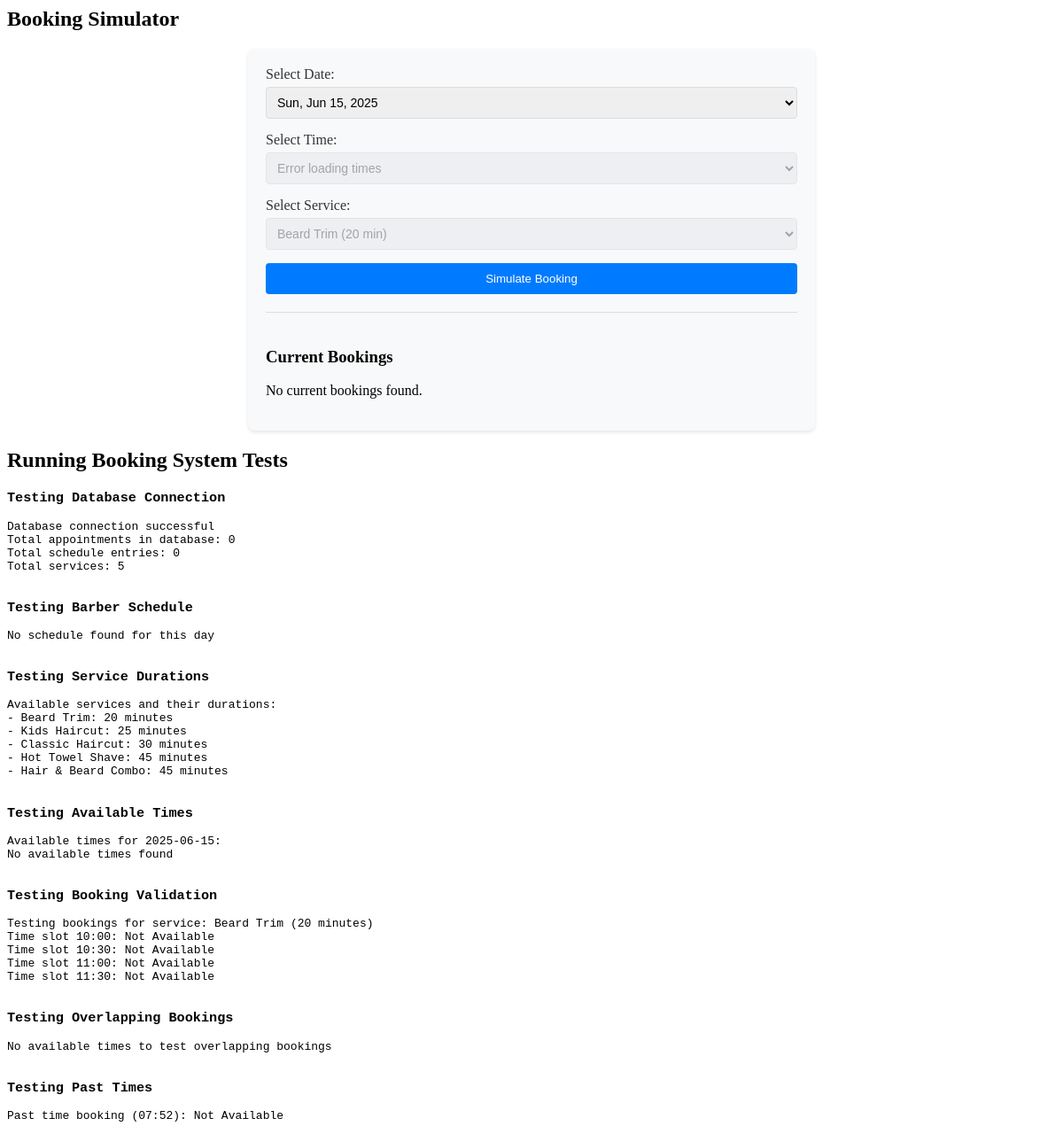
The app's page /test_booking.php with its own data.
### tables this page shows
CREATE TABLE services (
    id INT AUTO_INCREMENT PRIMARY KEY,
    name VARCHAR(100) NOT NULL,
    description TEXT,
    price DECIMAL(10,2) NOT NULL,
    duration INT NOT NULL,
    created_at TIMESTAMP DEFAULT CURRENT_TIMESTAMP
);

### test_booking.php (the view, shortened to what the rows shown need)
<?php
require_once __DIR__ . '/includes/db.php';
class BookingTester {
    private $db;
    private $scheduleSync;
    private $testData;
    public function __construct() {
        $this->db = new Database();
        $this->scheduleSync = new ScheduleSync();
        $this->initializeTestData();
    }
    private function initializeTestData() {
        $barber = $this->db->getSingleBarber();
        $services = $this->db->getAllServices();
        $available_dates = $this->db->getAvailableDates($barber['id']);
        $this->testData = [
            'barber' => $barber,
            'services' => $services,
            'date' => $available_dates[0]
        ];
    }
    public function testDatabaseConnection() {
        try {
            $conn = $this->db->getConnection();
            echo "Database connection successful<br>";
            $result = $conn->query("SELECT COUNT(*) as count FROM appointments");
            if ($result) {
                $row = $result->fetch_assoc();
                echo "Total appointments in database: " . $row['count'] . "<br>";
            }
            $result = $conn->query("SELECT COUNT(*) as count FROM barber_schedule");
            if ($result) {
                $row = $result->fetch_assoc();
                echo "Total schedule entries: " . $row['count'] . "<br>";
            }
            $result = $conn->query("SELECT COUNT(*) as count FROM services");
            if ($result) {
                $row = $result->fetch_assoc();
                echo "Total services: " . $row['count'] . "<br>";
            }
        } catch (Exception $e) {
            echo "Database connection error: " . $e->getMessage() . "<br>";
        }
    }
    public function testBarberSchedule() {
        $day_of_week = strtolower(date('l', strtotime($this->testData['date'])));
        $stmt = $this->db->getConnection()->prepare("
            SELECT start_time, end_time, status
            FROM barber_schedule
            WHERE barber_id = ? AND day_of_week = ?
        ");
        $stmt->bind_param("is", $this->testData['barber']['id'], $day_of_week);
        $stmt->execute();
        $stmt->bind_result($start_time, $end_time, $status);
        if ($stmt->fetch()) {
            echo "Barber schedule found:<br>";
            echo "Start time: $start_time<br>";
            echo "End time: $end_time<br>";
            echo "Status: $status<br>";
            $start = strtotime($start_time);
            $end = strtotime($end_time);
            $hours = ($end - $start) / 3600;
            echo "Total working hours: " . number_format($hours, 1) . " hours<br>";
        } else {
            echo "No schedule found for this day<br>";
        }
    }
    public function testAvailableTimes() {
        try {
            $times = $this->scheduleSync->getAvailableTimeSlots(
                $this->testData['barber']['id'],
                $this->testData['date']
            );
            echo "Available times for {$this->testData['date']}:<br>";
            if (!empty($times)) {
                echo "Total available slots: " . count($times) . "<br>";
                foreach ($times as $time) {
                    echo "- $time<br>";
                }
            } else {
                echo "No available times found<br>";
            }
        } catch (Exception $e) {
            echo "Error getting available times: " . $e->getMessage() . "<br>";
        }
    }
    public function testServiceDurations() {
        echo "Available services and their durations:<br>";
        foreach ($this->testData['services'] as $service) {
            echo "- {$service['name']}: {$service['duration']} minutes<br>";
        }
    }
    public function testBookingValidation() {
        $test_times = ["10:00", "10:30", "11:00", "11:30"];
        $service = $this->testData['services'][0];
        echo "Testing bookings for service: {$service['name']} ({$service['duration']} minutes)<br>";
        foreach ($test_times as $time) {
            try {
                $isValid = $this->scheduleSync->validateBookingTime(
                    $this->testData['barber']['id'],
                    $this->testData['date'],
                    $time,
                    $service['id']
                );
                echo "Time slot $time: " . ($isValid ? "Available" : "Not Available") . "<br>";
            } catch (Exception $e) {
                echo "Error validating $time: " . $e->getMessage() . "<br>";
            }
        }
    }
    public function testOverlappingBookings() {
        $times = $this->scheduleSync->getAvailableTimeSlots(
            $this->testData['barber']['id'],
            $this->testData['date']
        );
        if (!empty($times)) {
            $first_time = $times[0];
            $service = $this->testData['services'][0];
            echo "Testing overlapping bookings for time: $first_time<br>";
            echo "Service duration: {$service['duration']} minutes<br>";
            $conn = $this->db->getConnection();
            $conn->begin_transaction();
            try {
                $stmt = $conn->prepare("
                    INSERT INTO appointments
                    (user_id, barber_id, service_id, appointment_date, appointment_time, status)
                    VALUES (?, ?, ?, ?, ?, 'pending')
                ");
                $user_id = 1;
                $status = 'pending';
                $stmt->bind_param("iiiss",
                    $user_id,
                    $this->testData['barber']['id'],
                    $service['id'],
                    $this->testData['date'],
                    $first_time
                );
                $stmt->execute();
                $booking_id = $conn->insert_id;
                echo "Created test booking at $first_time<br>";
                $isValid = $this->scheduleSync->validateBookingTime(
                    $this->testData['barber']['id'],
                    $this->testData['date'],
                    $first_time,
                    $service['id']
                );
                echo "First booking at $first_time: " . ($isValid ? "Available" : "Not Available") . "<br>";
                $next_time = date('H:i', strtotime($first_time . ' +15 minutes'));
                $isValid = $this->scheduleSync->validateBookingTime(
                    $this->testData['barber']['id'],
                    $this->testData['date'],
                    $next_time,
                    $service['id']
                );
                echo "Second booking at $next_time: " . ($isValid ? "Available" : "Not Available") . "<br>";
                $next_time = date('H:i', strtotime($first_time . ' +30 minutes'));
                $isValid = $this->scheduleSync->validateBookingTime(
                    $this->testData['barber']['id'],
                    $this->testData['date'],
                    $next_time,
                    $service['id']
                );
                echo "Third booking at $next_time: " . ($isValid ? "Available" : "Not Available") . "<br>";
                $stmt = $conn->prepare("DELETE FROM appointments WHERE id = ?");
                $stmt->bind_param("i", $booking_id);
                $stmt->execute();
                $conn->commit();
            } catch (Exception $e) {
                $conn->rollback();
                echo "Error during test: " . $e->getMessage() . "<br>";
            }
        } else {
            echo "No available times to test overlapping bookings<br>";
        }
    }
    public function testPastTimes() {
        $past_time = date('H:i', strtotime('-2 hours'));
        $service = $this->testData['services'][0];
        try {
            $isValid = $this->scheduleSync->validateBookingTime(
                $this->testData['barber']['id'],
                date('Y-m-d'),
                $past_time,
                $service['id']
            );
            echo "Past time booking ($past_time): " . ($isValid ? "Available" : "Not Available") . "<br>";
        } catch (Exception $e) {
            echo "Error testing past time: " . $e->getMessage() . "<br>";
        }
    }
    public function renderBookingSimulator() {
        echo "<h2>Booking Simulator</h2>";
    }
    public function runAllTests() {
        echo "<h2>Running Booking System Tests</h2>";
        echo "<pre>";
        $this->testDatabaseConnection();
        $this->testBarberSchedule();
        $this->testServiceDurations();
        $this->testAvailableTimes();
        $this->testBookingValidation();
        $this->testOverlappingBookings();
        $this->testPastTimes();
        echo "</pre>";
    }
}
try {
    $tester = new BookingTester();
    $tester->handleBookingSimulation();
    $tester->renderBookingSimulator();
    $tester->runAllTests();
} catch (Exception $e) {
    echo "<h2>Error Running Tests</h2>";
    echo "<pre>";
    echo "Error: " . $e->getMessage() . "\n";
    echo "Stack trace:\n" . $e->getTraceAsString();
    echo "</pre>";
}
?>

### records on screen
services: name "Beard Trim", duration "20"
services: name "Kids Haircut", duration "25"
services: name "Classic Haircut", duration "30"
services: name "Hot Towel Shave", duration "45"
services: name "Hair & Beard Combo", duration "45"

### other values on screen
$row['count'] "0"
$row['count'] "5"
$this->testData['date'] "2025-06-15"
$time "10:00"
$time "10:30"
$time "11:00"
$time "11:30"
form field booking_date "Sun, Jun 15, 2025"
form field service_id "Beard Trim (20 min)"
